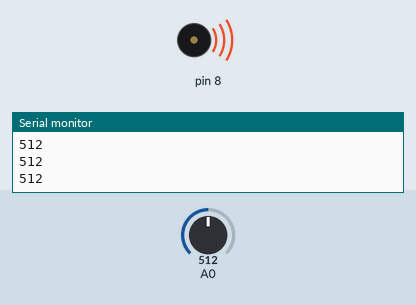
Simulated run of this sketch. Board: Arduino Uno, built with avr-gcc and run on an emulated ATmega328P. On the bench: buzzer (waves = sounding), the last lines printed to the serial monitor. The inputs (shaded band) are chosen by the test bench; at power-on: A0 = 512.

Above: at 1.2 s.
1.3 s: A0 set to 496
At 2.4 s:
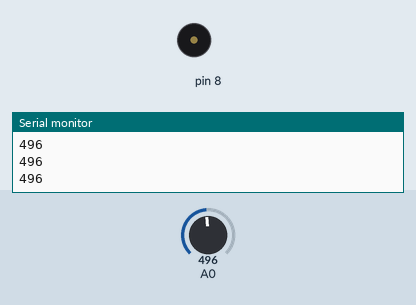
2.8 s: A0 set to 511
At 3.6 s:
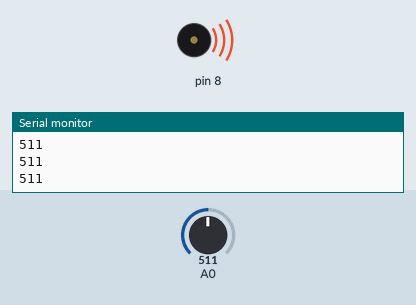
4.3 s: A0 set to 495
At 4.7 s:
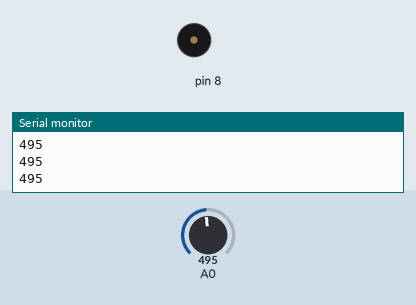
Timing chart, 0 to 7.3 s (numbered marks = the images above; inputs shaded):
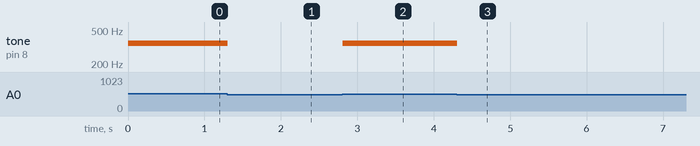

Measured:
- the behaviour switches between 505 and 504 on A0 (found by bisection; images 0 and 1)
- after the input at 1.3 s, tone on pin 8: 349 Hz → silent at once
- after the input at 2.8 s, tone on pin 8: silent → 349 Hz at once
- after the input at 4.3 s, tone on pin 8: 349 Hz → silent at once

The sketch:

piano_switch.ino
```cpp
int notes[] = {262,294,330,349};

void setup() {
  // put your setup code here, to run once:
  Serial.begin(9600);
}

void loop() {
  // put your main code here, to run repeatedly:
  int keyVal = analogRead(A0);

  Serial.println(keyVal);

  if (keyVal == 1023) {
    tone(8,notes[0]);
  }
  else if(keyVal >= 900 && keyVal <= 1010){
    tone(8,notes[1]);
  }
  else if(keyVal >= 505 && keyVal <= 515){
    tone(8,notes[3]);
  }
      else if(keyVal >= 5 && keyVal <= 15){
    tone(8,notes[3]);
  }
  else {
    noTone(8);
  }

}
```
